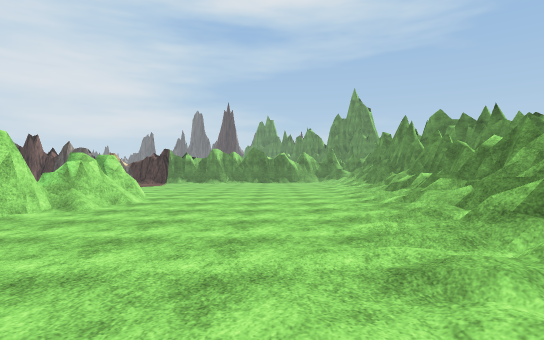
View 1 (above)

24 first-person views from a walk through a scene from a Unity 3-D project. The camera is 1.2 m above the floor, looks level and sees 80° across. The floor is counted in squares, 2 m on a side. Each view is taken from the middle of a square. On the plan, view 1 faces up. The plan holds only what a view shows up to about 10 squares ahead; the rest is blank. The place goes on beyond the plan. The player is left out. Some animated figures are not drawn. Some surface patterns are stand-ins.

View 2
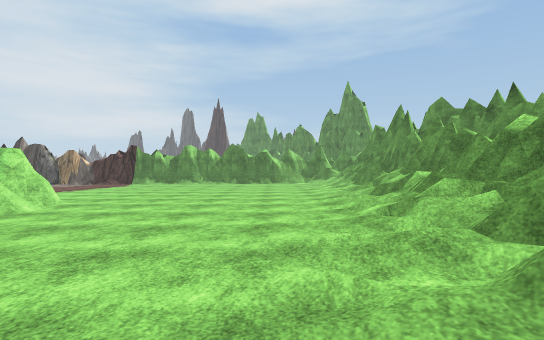

View 3
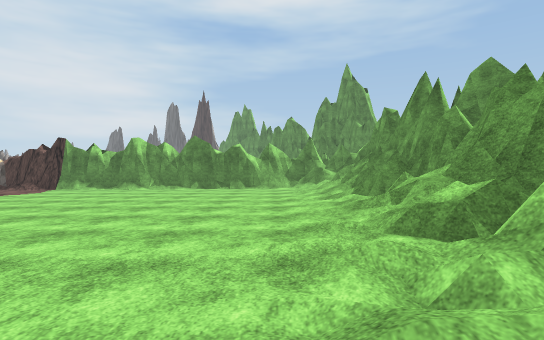

View 4
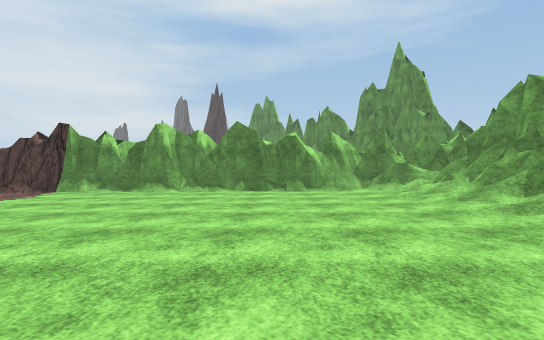

View 5
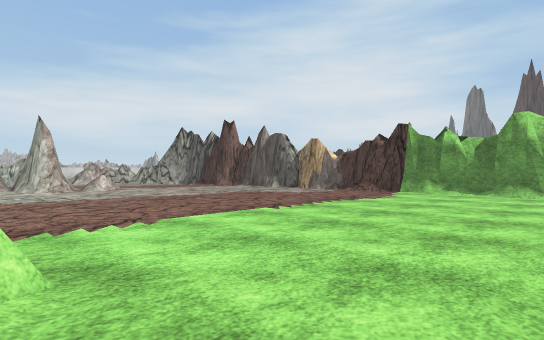

View 6
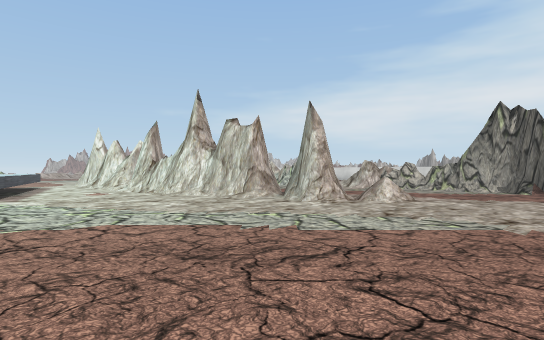

View 7
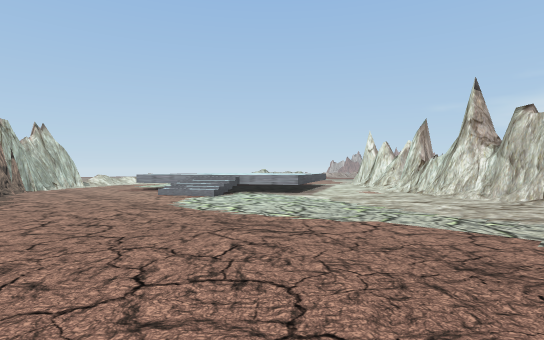

View 8
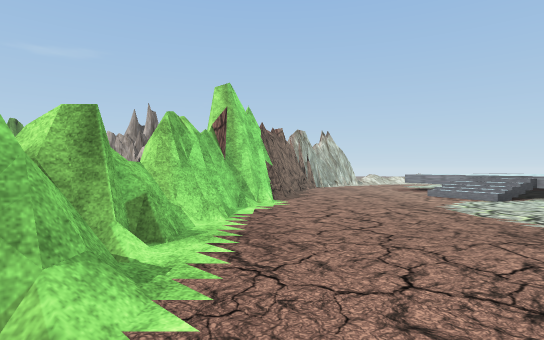

View 9
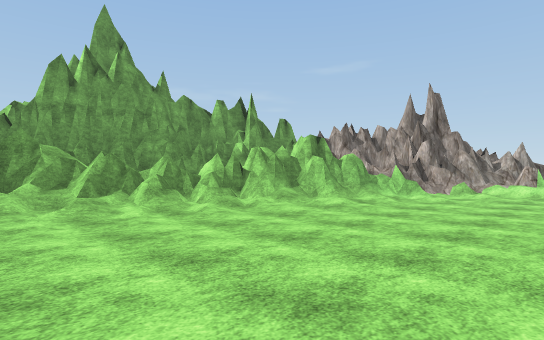

View 10
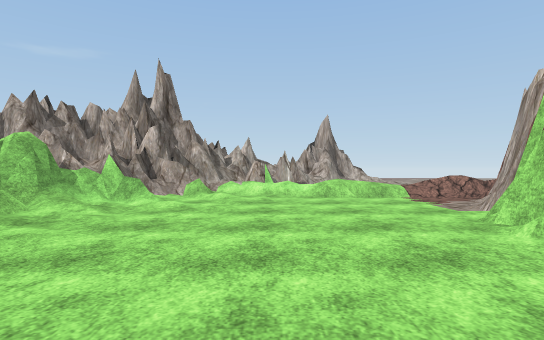

View 11
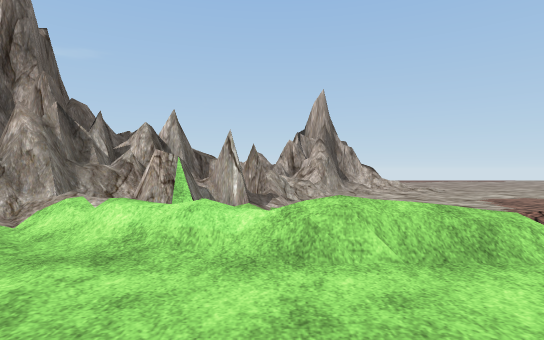

View 12
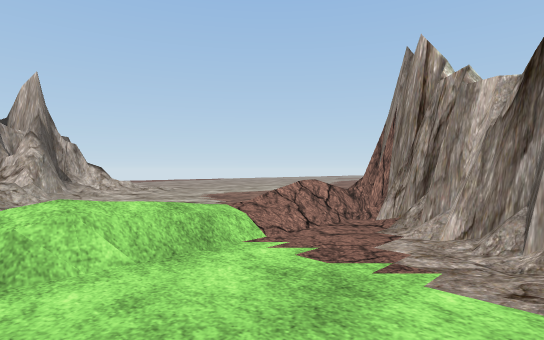

View 13
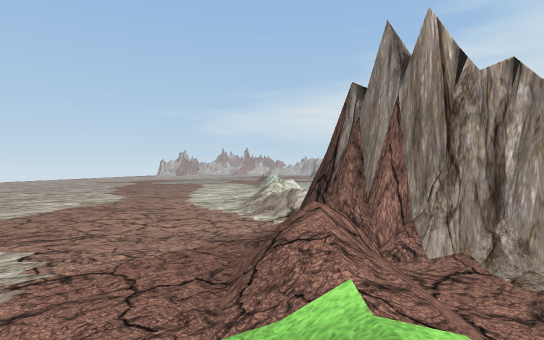

View 14
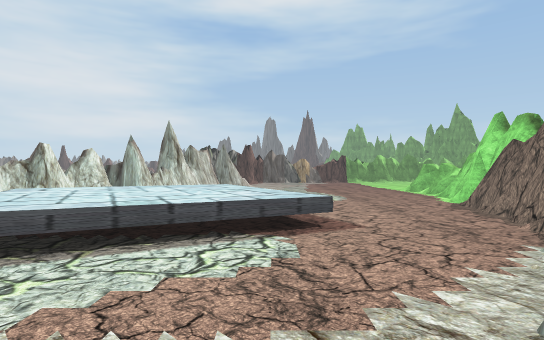

View 15
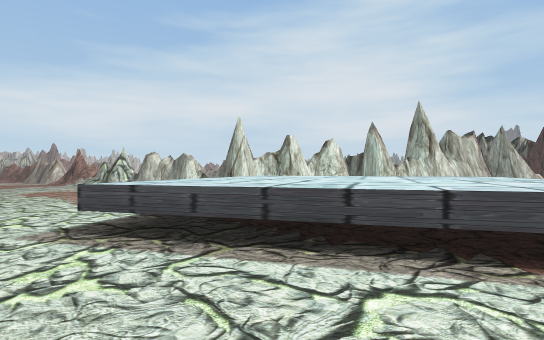

View 16
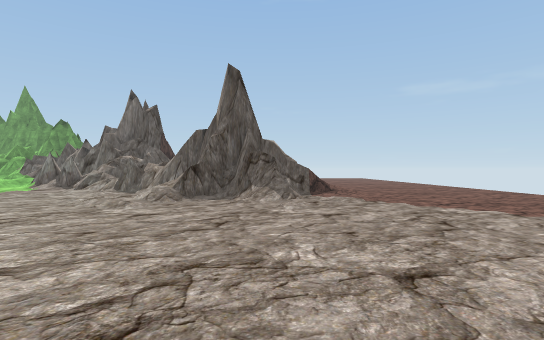

View 17
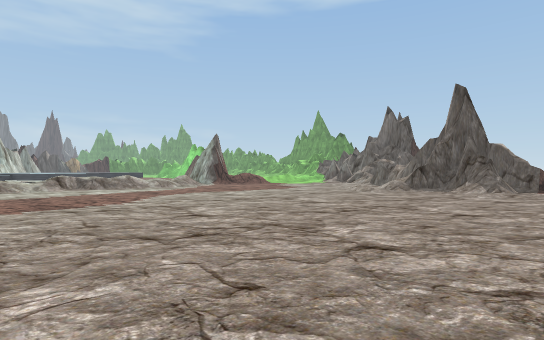

View 18
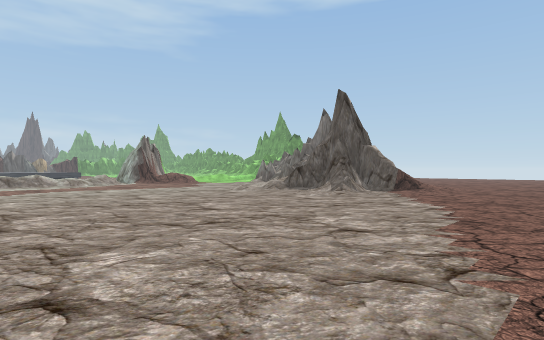

View 19
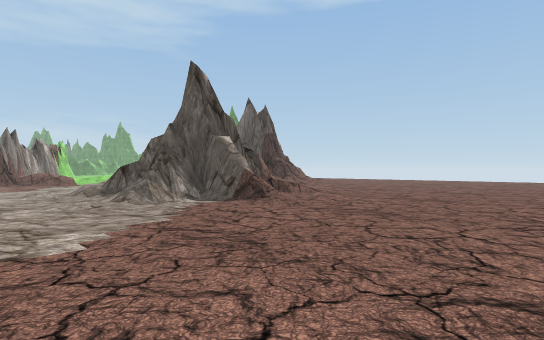

View 20
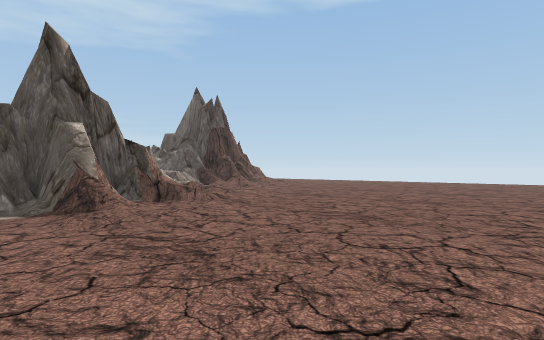

View 21
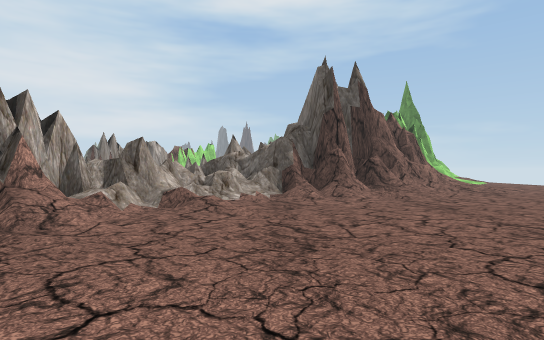

View 22
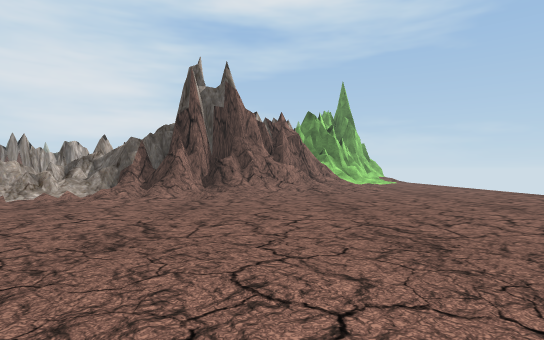

View 23
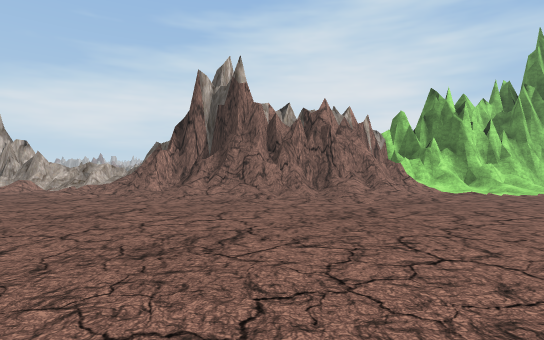

View 24
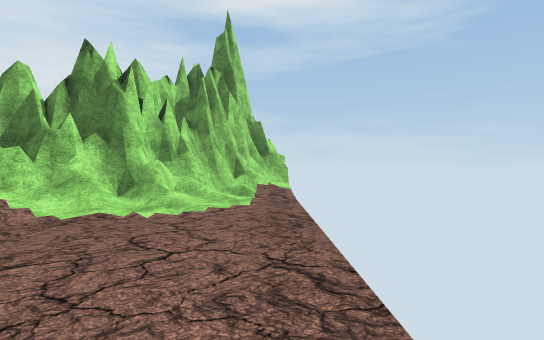

### Floor plan
Key: @ floor where view 1 was taken; # wall or solid block; x gap in a wall; . main floor; : floor 0.25 m higher than the main floor; + floor 1 m higher than the main floor; / step, stairs or slope; = window, fence, low wall or low ledge; ^ raised ledge; v drop or lower ground; O other object.
Columns run from 17 left of view 1 to 9 right of it. Each row starts with its distance up from view 1.
 19                ########
 18           ######..../^#
 17   ##     .........../=#
 16  ##..   ............//#
 15  #.... ............./=#
 14   ................../=#
 13    .................//#
 12    .=...............//#
 11    ##.............../=#
 10    #................/=#
  9    #........##.....//=#
  8   ##........##/...../=#
  7  ##.........^#/..../=##
  6 ##/.........x/...../##
  5 ##..........#/.....//#
  4 #..//=.....##/....//=^#
  3  //+++O/...# .....//###
  2  +++++OO...# ...../=##
  1  ++++++....#/...../##    #+
  0   +++++=...#/....@/##    #/
 -1    ++/....##...../##    ##/
 -2  .==.....##....../##  ###//
 -3  ....... ##...../=v#  ##=/.
 -4    /   /##////.//###  #//..
 -5  ///////////////=##  ##//..
 -6  ............/#/##   ##/...
 -7  ............/####   #//...
 -8  ............#########//...
 -9  .........../=######^/.....
-10  .......././#===###//......
-11 ........./.## ==////.......
-12 ........./#####///.........
-13 ..........:###//...........
-14 ........./####/............
-15 ...........#///.........
-16 ...........//..........
-17   ....................
-18   .....................
-19   .....................
-20        .........

Positions as (right, up) in squares from view 1, and headings:
1: (0, 0), facing up
2: (1, 2), facing up
3: (2, 6), facing up
4: (0, 9), facing up
5: (-2, 9), facing up-left
6: (-6, 10), facing left
7: (-6, 10), facing down-left
8: (-6, 10), facing down
9: (-4, 6), facing down-right
10: (-3, 3), facing down
11: (-4, -2), facing down
12: (-4, -2), facing down-left
13: (-5, -5), facing left
14: (-11, -5), facing up
15: (-11, -3), facing up-left
16: (-14, -14), facing right
17: (-17, -16), facing up-right
18: (-15, -19), facing up-right
19: (-10, -20), facing up-right
20: (-7, -20), facing up-right
21: (-1, -18), facing up
22: (3, -18), facing up
23: (9, -14), facing up-left
24: (9, -9), facing up
